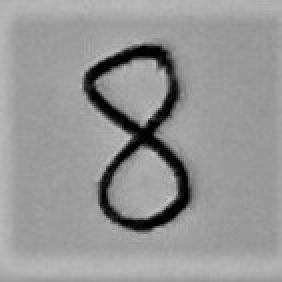
#> input picture dl_project/8.jpg, 141 x 141 px (shown 2 times larger)
$ python -i preprocessing.py   (imports and definitions only)   (older library calls are emulated)
#> lines starting #> are read from the running program, lines starting #| are printed output that depends on the picture
#> further down, picture is the input picture: shape (141, 141, 3); min 0, max 195, mean 149.6
from PIL import Image
from PIL import ImageOps
import cv2 as cv2
import numpy as np
import scipy.ndimage as ndi
from scipy.ndimage import center_of_mass
import matplotlib.image as mpimg
import matplotlib.pyplot as plt


###########################################################################
# first variant of pre-processing (based on Michael Garris presentation)
###########################################################################

def findCenter(img):
    gray = cv2.cvtColor(img, cv2.COLOR_BGR2GRAY)
    th, threshed = cv2.threshold(gray, 127, 255, cv2.THRESH_BINARY_INV|cv2.THRESH_OTSU)
    cnts = cv2.findContours(threshed, cv2.RETR_EXTERNAL, cv2.CHAIN_APPROX_SIMPLE)[-2]
    M = cv2.moments(cnts[0])
    cX = int(M["m10"] / M["m00"])
    cY = int(M["m01"] / M["m00"])
    return (cX,cY)


def firstpreprocessing(image):
    """first preprocessing function based on the presentation
    of Michael Garris """

    img2 = ~image                # invert image
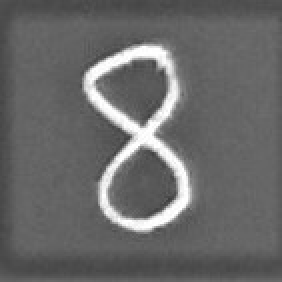
#> img2: shape (141, 141, 3) (shown 2 times larger); min 60, max 255, mean 105.4
    img2 = cv2.GaussianBlur(img2,(15,15),0)
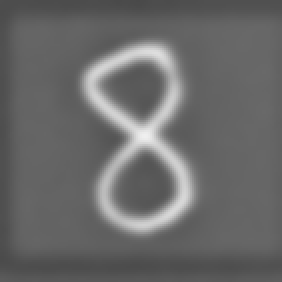
#> img2: shape (141, 141, 3) (shown 2 times larger); min 73, max 239, mean 105.4


    img1 = cv2.imread("blanko.jpg")
#> (the run stopped early here; a loop or call above may not have finished)

$ run again, on dl_project/9.jpg
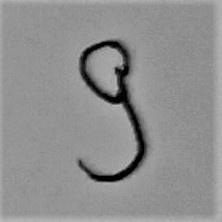
#> input picture dl_project/9.jpg, 222 x 222 px
#> picture is the input picture: shape (222, 222, 3); min 0, max 186, mean 143.4
#> in firstpreprocessing, `img2 = ~image`:
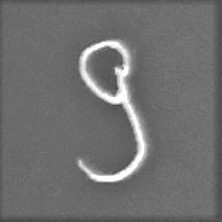
#> img2: shape (222, 222, 3); min 69, max 255, mean 111.6
#> in firstpreprocessing, `img2 = cv2.GaussianBlur(img2,(15,15),0)`:
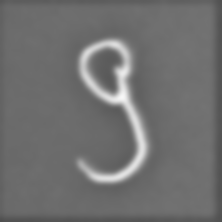
#> img2: shape (222, 222, 3); min 79, max 247, mean 111.7
